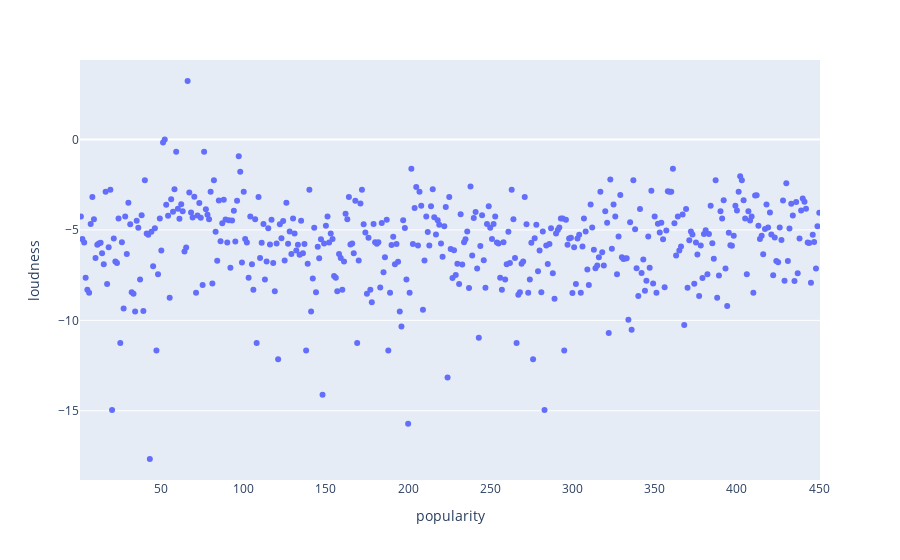

Notebook source saved alongside this figure:
### Code cell
px.strip(df, x = 'popularity', y='loudness')

### Figure 1 — Plotly figure (JSON) as saved in the notebook; plotly's stock layout.template omitted (floating-point values rounded to 4 significant figures; data arrays with more than 128 entries replaced by an {"elided": "..."} marker saying what was removed)
{"data": [{"alignmentgroup": "True", "boxpoints": "all", "fillcolor": "rgba(255,255,255,0)", "hoveron": "points", "hovertemplate": "popularity=%{x}<br>loudness=%{y}<extra></extra>", "legendgroup": "", "line": {"color": "rgba(255,255,255,0)"}, "marker": {"color": "#636efa"}, "name": "", "offsetgroup": "", "orientation": "v", "pointpos": 0, "showlegend": false, "type": "box", "x": {"elided": "450 int values"}, "x0": " ", "xaxis": "x", "y": {"elided": "450 float values"}, "y0": " ", "yaxis": "y"}], "layout": {"boxmode": "group", "legend": {"tracegroupgap": 0}, "margin": {"t": 60}, "xaxis": {"anchor": "y", "domain": [0, 1], "title": {"text": "popularity"}}, "yaxis": {"anchor": "x", "domain": [0, 1], "title": {"text": "loudness"}}}}
